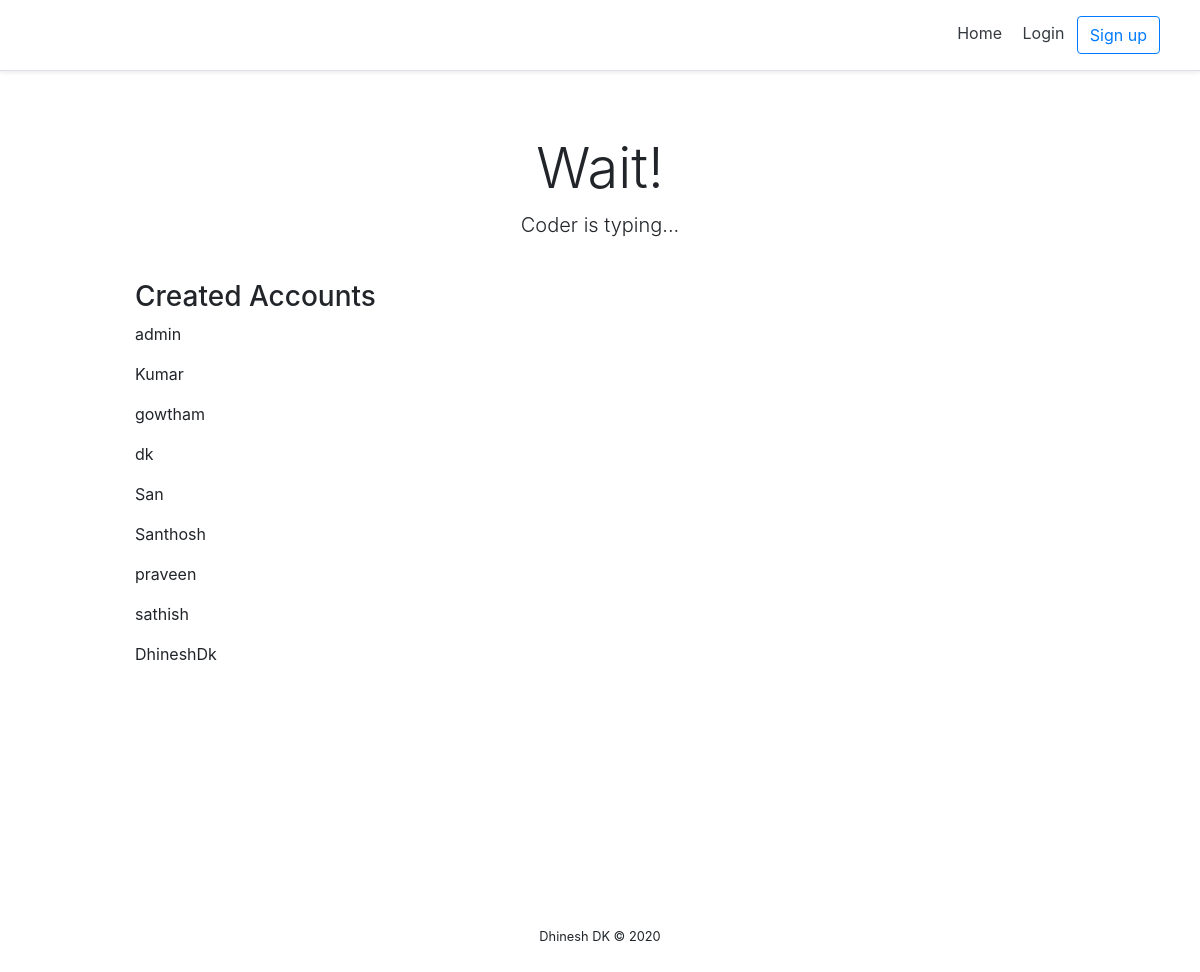
The page / on the database its author committed.
### accounts/models.py (models this page shows, shortened)
class Account(AbstractBaseUser):
    username=                   models.CharField(max_length=30, unique=True)
    date_joined=                models.DateTimeField(verbose_name='date joined', auto_now_add=True)
    last_login=                 models.DateTimeField(verbose_name='last login', auto_now=True)
    is_admin=                   models.BooleanField(default=False)
    is_active=                  models.BooleanField(default=True)
    is_staff=                   models.BooleanField(default=False)
    is_superuser=               models.BooleanField(default=False)
    USERNAME_FIELD='username'
    objects= MyAccountManager()
    def __str__(self):
        return self.username

### homepage/views.py (the view)
# urls.py: path('', home_screen , name="home"),
def home_screen(request):
    context={}
    accounts= Account.objects.all()
    context['accounts']=accounts
    return render(request, "home/home.html",context)

### homepage/templates/home/home.html (shortened to what this page needs)
{% extends 'base.html' %}
{% block content %}
<div class="pricing-header px-3 py-3 pt-md-5 pb-md-4 mx-auto text-center">
    <h1 class="display-4">Wait!</h1>
    <p class="lead">Coder is typing...</p>
</div>
<div class="container">
    <div class="d-flex flex-column">
        <h3>Created Accounts</h3>
        {% for account in accounts %}
        <p>{{account}}</p>
        {% endfor %}
    </div>
</div>
{% endblock content %}

### templates/snippets/header.html (style rules this page uses)
@media (min-width: 768px) { html { font-size: 16px; } }
.container { max-width: 960px; }
.pricing-header { max-width: 700px; }

### rows shown on the page
Account: username "admin"
Account: username "Kumar"
Account: username "gowtham"
Account: username "dk"
Account: username "San"
Account: username "Santhosh"
Account: username "praveen"
Account: username "sathish"
Account: username "DhineshDk"
